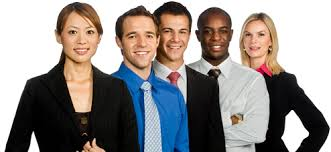
#> input picture images/sample.jpg, 331 x 152 px
$ python face_detection.py
#> lines starting #> are read from the running program, lines starting #| are printed output that depends on the picture; after the words box and inside, x2 and y2 are one past the last pixel; in counts of white or black regions, pixels touching at a corner belong together
### luu_utils.py
# -*- coding: utf-8 -*-
"""
Description:

Created on %(date)s

@author: %(username)s

Contact: tpluu2207 at gmail.com
"""
# =============================================================================
# IMPORT PACKAGES
import os, inspect, datetime
# =============================================================================
# SETTINGS and GLOBAL VARIABLES

# =============================================================================
def get_varargin(kwargs, inputkey, defaultValue):
#> called with inputkey = 'save_fig', defaultValue = True
    outputVal = defaultValue
    for key, value in kwargs.items():
        if key == inputkey:
            outputVal = value
        else:
            pass
    return outputVal
# =============================================================================
def todaystr():
    todaystr = datetime.datetime.today().strftime('%Y-%m-%d')
    return todaystr
# =============================================================================


# =============================================================================
# Example class
class exampleclass(object):
    # Initialize
    def __init__ (self, arg1):
        self.arg1 = arg1
    def func1(self):
        pass

# =============================================================================
# Example functions
# Function with keyworded argument
# [14 lines left out: functions greet_me, test_var_args, not called in this run]

# =============================================================================
# MAIN
def main():
    pass
# =============================================================================
# DEBUG
# [2 lines that do not run on import are left out]

### face_detection.py

# -*- coding: utf-8 -*-
"""
Description:

Created on %(date)s

@author: %(username)s

Contact: tpluu2207 at gmail.com
"""
# =============================================================================
# IMPORT PACKAGES
import os, sys, inspect, time
import cv2
import numpy as np
from matplotlib import pyplot as plt
# Custom packages
from luu_utils import get_varargin
# =============================================================================
def face_detect (imFilePath, **kwargs): # add counter in argument for multiple image files (i.e. in a video)
	# face dete
	# Options
	save_fig = get_varargin(kwargs, 'save_fig', True);
	print_output = get_varargin(kwargs, 'print_output', True);
	max_faces = get_varargin(kwargs, 'max_faces', 4);

	# BEGIN
	face_cascade = cv2.CascadeClassifier ('./models/haarcascade_frontalface_default.xml')
	# eye_cascade = cv2.CascadeClassifier ('haarcascade_eye.xml')


	img = cv2.imread (imFilePath)
#> img is the input picture: shape (152, 331, 3); mean B, G, R 137.7, 140.2, 145.5
	gray = cv2.cvtColor (img, cv2.COLOR_BGR2GRAY)
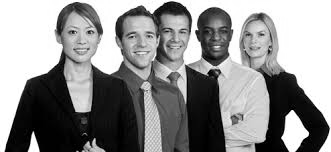
#> gray: shape (152, 331); min 0, max 255, mean 141.5

	#finding faces in the image
	faces = face_cascade.detectMultiScale (gray, 1.2, max_faces)
#> faces = [[199, 18, 33, 33], [157, 17, 37, 37], [235, 21, 38, 38], [117, 17, 49, 49], [56, 13, 50, 50]]

	# faces is a tuple and the ouput are of the form (x, y, w, h)
	# the x,y coordinates of the upper left hand corner and
	#  the w, h which is the width adn height of the face respectively

	# initializing the lists
	centroid_x = [0] * len(faces) # where len(faces) is the number of faces detected
#> centroid_x = [0, 0, 0, 0, 0]
	centroid_y = [0] * len(faces)
#> centroid_y = [0, 0, 0, 0, 0]

	index = 0
	for (x,y,w,h) in faces:
		# drawing the rectangles on the faces
	    cv2.rectangle(img,(x,y),(x+w,y+h),(255,0,0),2)
	    roi_gray = gray[y:y+h, x:x+w]
	    roi_color = img[y:y+h, x:x+w]

	    centroid_x[index] = x+ (w/2)
	    centroid_y[index] = y+ (h/2)

	    index +=1;
#> this loop made 5 passes
#> pass 1, in face_detect, `roi_gray = gray[y:y+h, x:x+w]`:
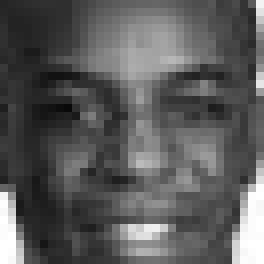
#> roi_gray: shape (33, 33) (shown 8 times larger); min 10, max 255, mean 91.1
#> pass 1, in face_detect, `roi_color = img[y:y+h, x:x+w]`:
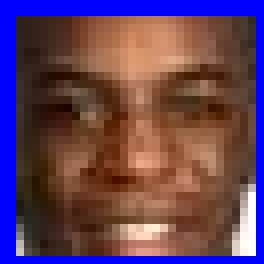
#> roi_color: shape (33, 33, 3) (shown 8 times larger); mean B, G, R 91.5, 64.6, 98.5
#> pass 2, in face_detect, `roi_gray = gray[y:y+h, x:x+w]`:
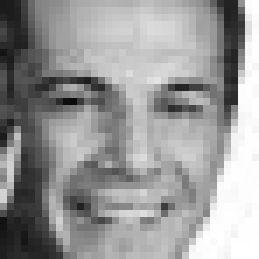
#> roi_gray: shape (37, 37) (shown 7 times larger); min 11, max 255, mean 152.1
#> pass 2, in face_detect, `roi_color = img[y:y+h, x:x+w]`:
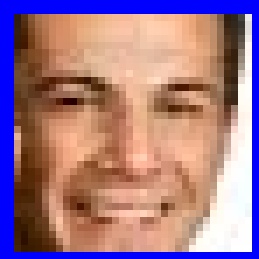
#> roi_color: shape (37, 37, 3) (shown 7 times larger); mean B, G, R 136.2, 120.2, 160.8
#> after the loop:
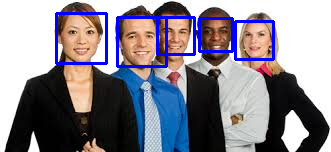
#> img: shape (152, 331, 3); 4.81% of pixels changed, all inside (x1, y1, x2, y2) = (55, 12, 275, 68)
#> after the loop, centroid_x = [215.5, 175.5, 254, 141.5, 81]; centroid_y = [34.5, 35.5, 40, 41.5, 38]; index = 5
	if save_fig is True:
		figname = imFilePath.replace(".jpg", "_output.jpg");
		print("Save fig: {}".format(figname))
		cv2.imwrite(figname, img)
		cv2.imshow('img', img)
		# cv2.waitKey(0)
		cv2.destroyAllWindows()

	centroid = [centroid_x, centroid_y]
#> centroid = [[215.5, 175.5, 254, 141.5, 81], [34.5, 35.5, 40, 41.5, 38]]
	if print_output is True:
		print("Centroids: {}".format(centroid))
#| Centroids: [[215.5, 175.5, 254.0, 141.5, 81.0], [34.5, 35.5, 40.0, 41.5, 38.0]]
	return centroid
	# parse the result of this as such list of lists
	# [ [list of all the x-centroids] , [list of all the y-centroids]]
#
# MAIN
def main():
    print('RUNNING: %s' % inspect.stack()[0][3])
    startTime = time.time();
    # ==== BEGIN ====
    face_detect('./images/sample.jpg', save_fig = False, print_output = True)
    # img = cv2.imread('sample.jpg',0)
    # plt.imshow(img, cmap = 'gray', interpolation = 'bicubic')
    # plt.xticks([]), plt.yticks([])  # to hide tick values on X and Y axis
    # plt.show()
# ==== END ====
    print('DONE: {}. Elapsed time: {:.2f}s'.format(inspect.stack()[0][3],
          time.time()-startTime));
# =============================================================================
# DEBUG
if __name__ == '__main__':
    main()
